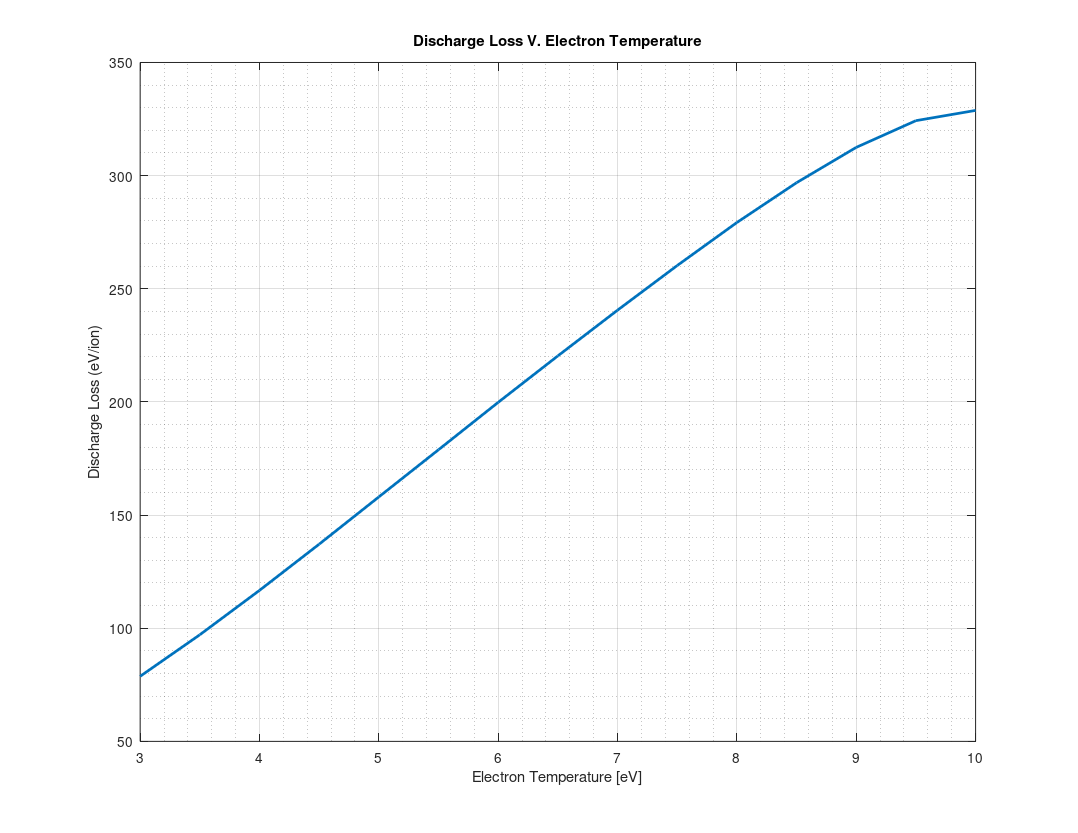

Source code (MATLAB):
function hw8p1
r = 0.05; %Chamber Radius [m]
l = 0.15; % Chamber Length [m]
A = pi*r^2; %Grid Area [m^2]
A_a = pi*r^2 + 2*pi*r*l; %Anode Area [m^2]
T_g = 0.8; %Grid Transparency
n_o = 10^18; %Neutral Particle Density [m^-3]
V = A*l; % Volume [m^3]
Ui = 12.13;% Ionization Potential [eV]
Ue = 10; % Excitation Potential [eV]
m =9.10938e-31;
M = 2.18e-25;

k = 1.38064852e-23; % Boltzmann Constant [J/K]
k2 = 8.6173303e-5; % Boltzmann Constant [eV/K]

Te = [3 3.5 4 4.5 5 5.5 6 6.5 7 7.5 8 8.5 9 9.5 10]; % Electron Temperature [eV]
OVi = [1.08e-15 2.13e-15 3.59e-15 5.43e-15 7.61e-15 1.01e-14 1.28e-14 1.57e-14 1.88e-14 2.20e-14 2.53e-14 2.86e-14 3.20e-14 3.55e-14 3.90e-14];% Ionization Rate Coefficient [m^3/s]
OVe = [2.66e-15 4.66e-15 7.12e-15 9.93e-15 1.30e-14 1.61e-14 1.94e-14 2.26e-14 2.57e-14 2.87e-14 3.14e-14 3.34e-14 3.41e-14 3.21e-14 2.48e-14];% Excitation Rate Coefficient [m^3/s]

for i = 1:length(Te)
    v_a = sqrt(((k/k2)*Te(i))/M);
    eta_d(i) = (((2*n_o*OVi(i)*V)/(T_g*A*v_a))*(Ui + (OVe(i)/OVi(i))*Ue))+((1/(T_g))*(2.5*Te(i) + 2*Te(i)*log((A_a/A)*sqrt((2*M)/(m*pi)))));
end

plot(Te,eta_d,'linewidth',2)
title('Discharge Loss V. Electron Temperature')
ylabel('Discharge Loss (eV/ion)')
xlabel('Electron Temperature [eV]')
grid on
grid minor

set(gcf,'paperorientation','landscape');
set(gcf,'paperunits','normalized');
set(gcf,'paperposition',[0 0 1 1]);
%print(gcf,'-dpdf','Problem1.pdf')
end

